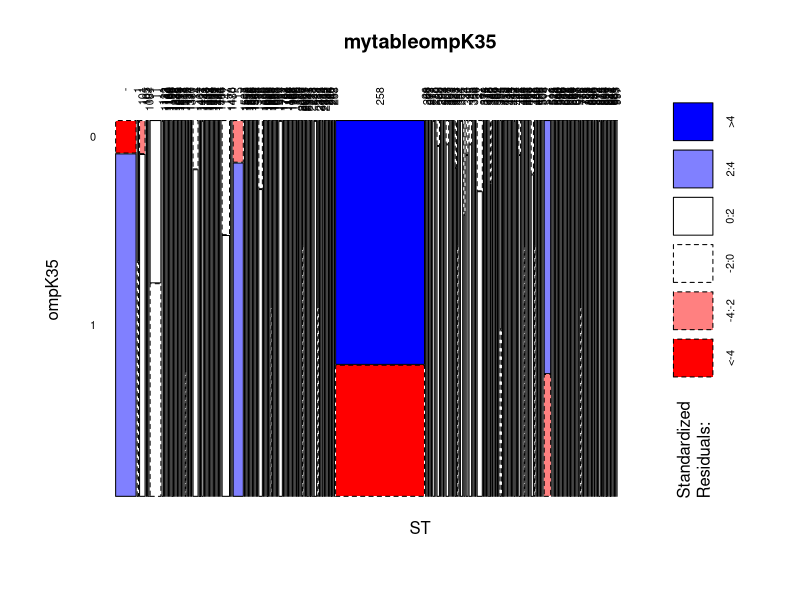
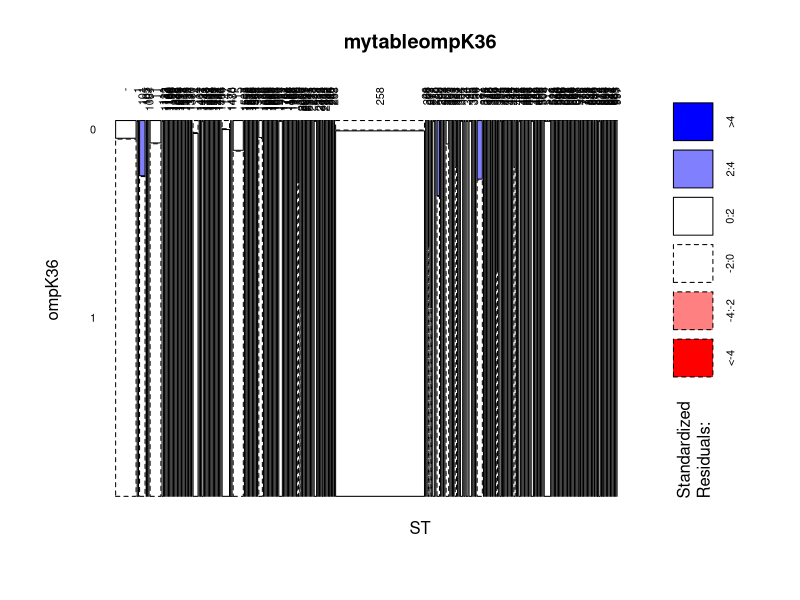
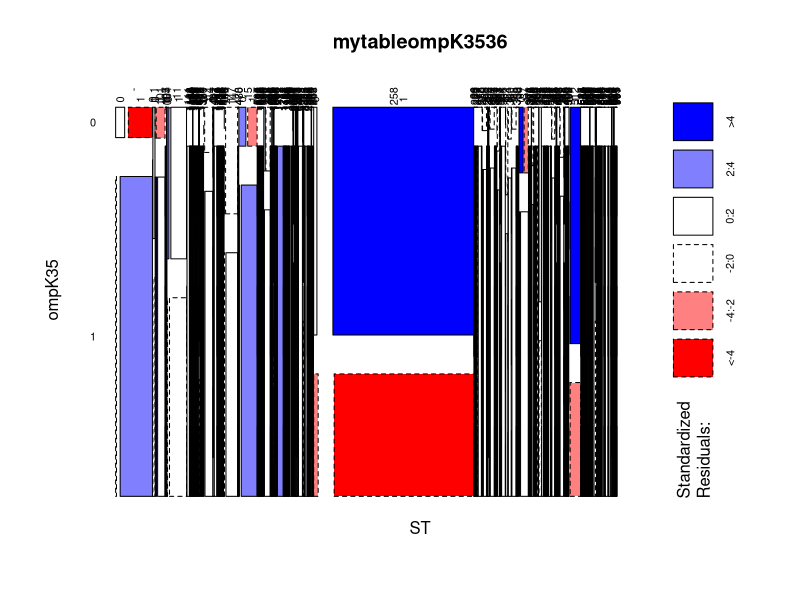
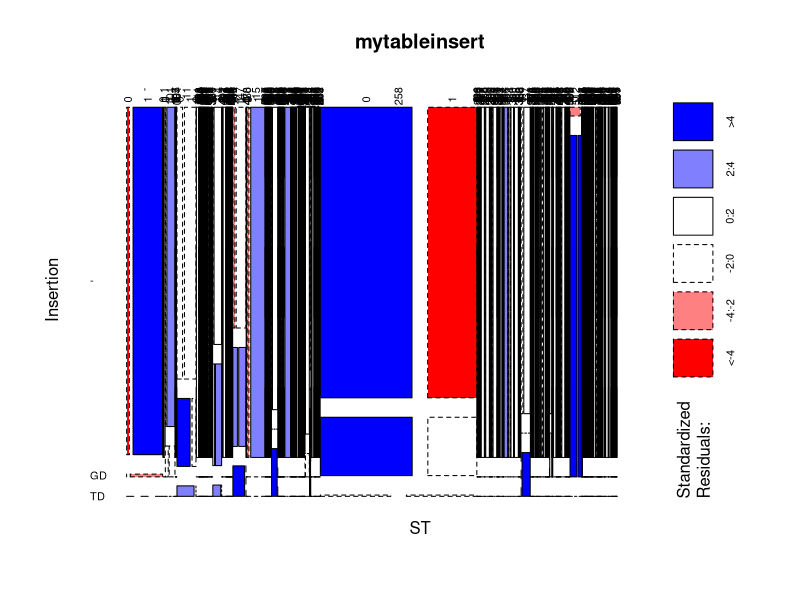
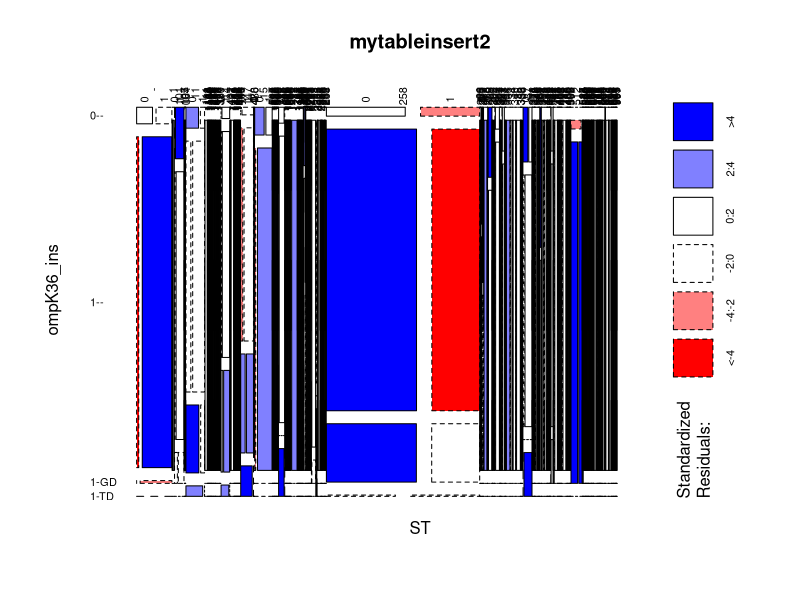
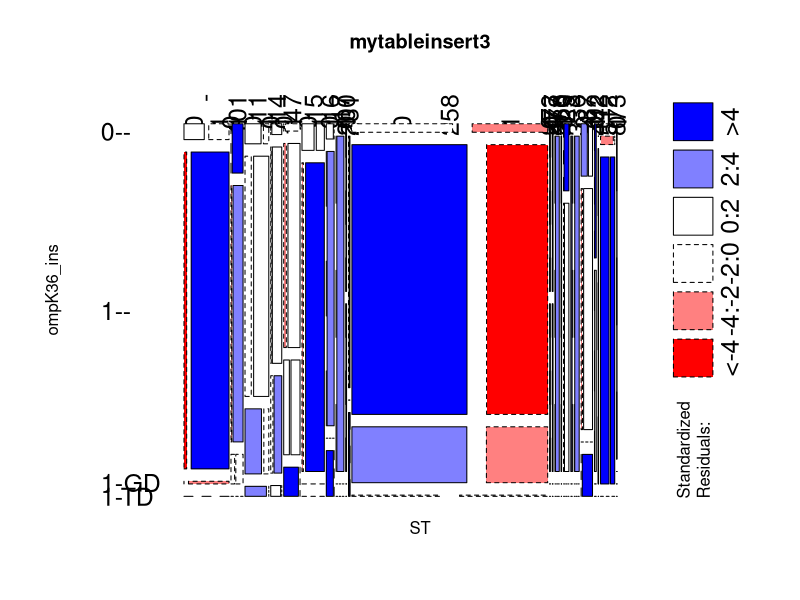
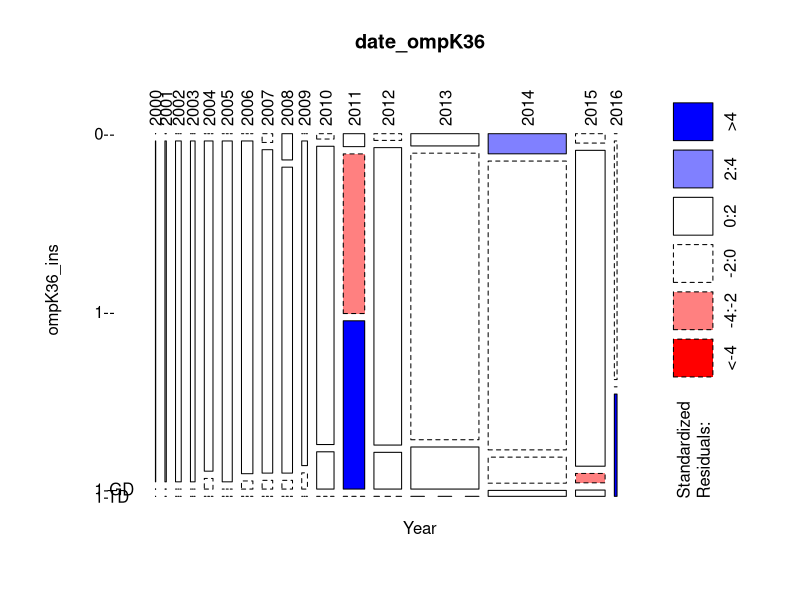
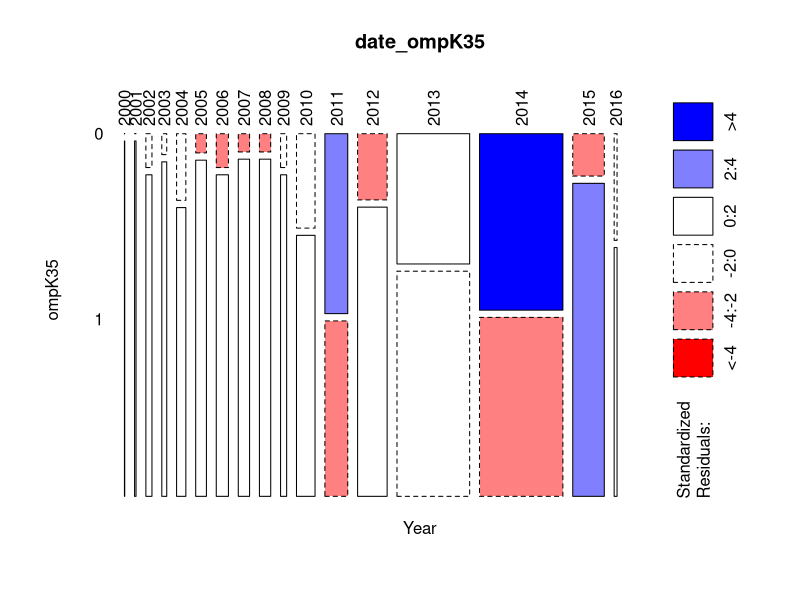

Generate these figures, in order, with R:
## ---- chunk 1
knitr::opts_chunk$set(fig.path = "../images/KPassoc_")
## ---- chunk 2
# Libraries
#install.packages("heatmaply")
#install.packages("tidyverse")

### Setting up environment and loading data

library(dplyr)
library(knitr)
library(vcd)
library(grid)

### Loading data

bap <- read.csv2("../data/KP_screening_data.csv", header = TRUE, sep = ",", na.strings = "", stringsAsFactors = FALSE)

### Summary
#summary(bap)
## ---- chunk 3
bap$ompK36 = as.character(bap$ompK36)
bap$ompK35 = as.character(bap$ompK35)
bap$ST = as.character(bap$ST)
porines <- select(bap,Id,ST,Insertion,ompK36,ompK35,Year,Source,Source_edited,Source_summarised,Host,Country)
## ---- chunk 4
porines$ST = as.character(porines$ST)

porines$Insertion <- as.factor(porines$Insertion)
levels <- levels(porines$Insertion)
levels[length(levels) + 1] <- "-"
porines$Insertion <- factor(porines$Insertion, levels = levels)
porines$Insertion[is.na(porines$Insertion)] <- "-"
porines$Insertion = as.character(porines$Insertion)

## contingency table
mytableompK35 <- xtabs(~ST+ompK35, data=porines)

## mosaic plot
mosaicplot(mytableompK35, shade = TRUE, las=2)

# ftable creates flat contingency tables
summary(mytableompK35)

## mosaic plot with expected freq
#expected35 <- mosaic(~ST+ompK35, data=porine_data, type = "expected")
#expected35

## ---- chunk 5

mytableompK36 <- xtabs(~ST+ompK36, data=porines)  # 2-Way Frequency Table 
mosaicplot(mytableompK36, shade = TRUE, las=2)
summary(mytableompK36)  # chi-square test of indepedence

#expected36 <- mosaic(~ST+ompK36, data=porine_data, type = "expected")
#expected36

## ---- chunk 6
# 3-way contingency table
mytableompK3536 <- xtabs(~ST+ompK35+ompK36, data=porines)
mosaicplot(mytableompK3536, shade = TRUE, las=2)
summary(mytableompK3536)
## ---- chunk 7

mytableinsert <- xtabs(~ST+Insertion+ompK35, data=porines)  # 2-Way Frequency Table 
mosaicplot(mytableinsert, shade = TRUE, las=2)
summary(mytableinsert)  # chi-square test of independence

## ---- chunk 8

# combine insertion and ompK36 presence/absence in one factor
porine_data2 <- data.frame(porines[,1:5], ompK36_ins=paste(porines[,4],porines[,3],sep="-"))
mytableinsert2 <- xtabs(~ST+ompK36_ins+ompK35, data=porine_data2)  # 2-Way Frequency Table 
mosaicplot(mytableinsert2, shade = TRUE, las=2)
summary(mytableinsert2)  # chi-square test of independence

## ---- chunk 9

# filter significantly different STs based on previous plot
significant <- c('-', '101', '11', '14', '147', '278', '280', '15', '16', '17', '120', '200', '231', '258', '127', '273', '277', '29', '278', '3', '336', '37', '392', '442', '512', '873')
porine_data2_significant <- filter(porine_data2, ST %in% significant) %>% na.omit()
mytableinsert3 <- xtabs(~ST+ompK36_ins+ompK35, data=porine_data2_significant)  # 2-Way Frequency Table 

mosaicplot(mytableinsert3, shade = TRUE, las=2, cex.axis = 1.5, type="pearson")
summary(mytableinsert3)   # chi-square test of independence

## ---- chunk 10
porine_data_date <- select(porines,-Id)
porine_data_dateins <- data.frame(porine_data_date[,1:5], ompK36_ins=paste(porine_data_date[,3],porine_data_date[,2],sep="-"))

## OmpK36_ins by year
date_ompK36 <- xtabs(~Year+ompK36_ins, data=porine_data_dateins)
mosaicplot(date_ompK36, shade = TRUE, cex.axis = 1, las=2)
summary(date_ompK36)

## OmpK35 by year
date_ompK35 <- xtabs(~Year+ompK35, data=porine_data_dateins)
mosaicplot(date_ompK35, shade = TRUE, cex.axis = 1, las=2)
summary(date_ompK35)


## ---- chunk 11
porine_data_country <- select(porines,-Id)
porine_data_countryins <- data.frame(porine_data_country[,1:5], ompK36_ins=paste(porine_data_country[,3],porine_data_country[,2],sep="-"), porine_data_country[,7:10])

## OmpK36_ins by country
country_ompK36 <- xtabs(~Country+ompK36_ins, data=porine_data_countryins)
mosaicplot(country_ompK36, shade = TRUE, cex.axis = 1, las=2)
summary(country_ompK36)

## OmpK35 by country
country_ompK35 <- xtabs(~Country+ompK35, data=porine_data_countryins)
mosaicplot(country_ompK35, shade = TRUE, cex.axis = 1, las=2)
summary(country_ompK35)


## ---- chunk 12
porine_data_source <- select(porines,-Id)
porine_data_sourceins <- data.frame(porine_data_country[,1:5], ompK36_ins=paste(porine_data_country[,3],porine_data_country[,2],sep="-"), porine_data_country[,7:10])

## OmpK36_ins by Source
#source_ompK36 <- xtabs(~Source_summarised+ompK36_ins, data=porine_data_sourceins)
source_ompK36 <- xtabs(~Source_edited+ompK36_ins, data=porine_data_sourceins)
mosaicplot(source_ompK36, shade = TRUE, cex.axis = 1, las=2)
summary(source_ompK36)

## OmpK35 by Source
source_ompK35 <- xtabs(~Source_edited+ompK35, data=porine_data_sourceins)
mosaicplot(source_ompK35, shade = TRUE, cex.axis = 1, las=2)
summary(source_ompK35)


## ---- chunk 13
porine_data_source <- select(porines,-Id)
porine_data_sourceins <- data.frame(porine_data_country[,1:5], ompK36_ins=paste(porine_data_country[,3],porine_data_country[,2],sep="-"), porine_data_country[,7:10])

## OmpK36_ins by Source
source_ompK36 <- xtabs(~Source_summarised+ompK36_ins, data=porine_data_sourceins)
mosaicplot(source_ompK36, shade = TRUE, cex.axis = 1, las=2)
summary(source_ompK36)

## OmpK35 by Source
source_ompK35 <- xtabs(~Source_summarised+ompK35, data=porine_data_sourceins)
mosaicplot(source_ompK35, shade = TRUE, cex.axis = 1, las=2)
summary(source_ompK35)

## ---- chunk 14

source_ompK3536 <- xtabs(~Source_summarised+ompK36_ins+ompK35, data=porine_data_sourceins)
mosaicplot(source_ompK3536, shade = TRUE, las=2)
#summary(source_ompK3536)
